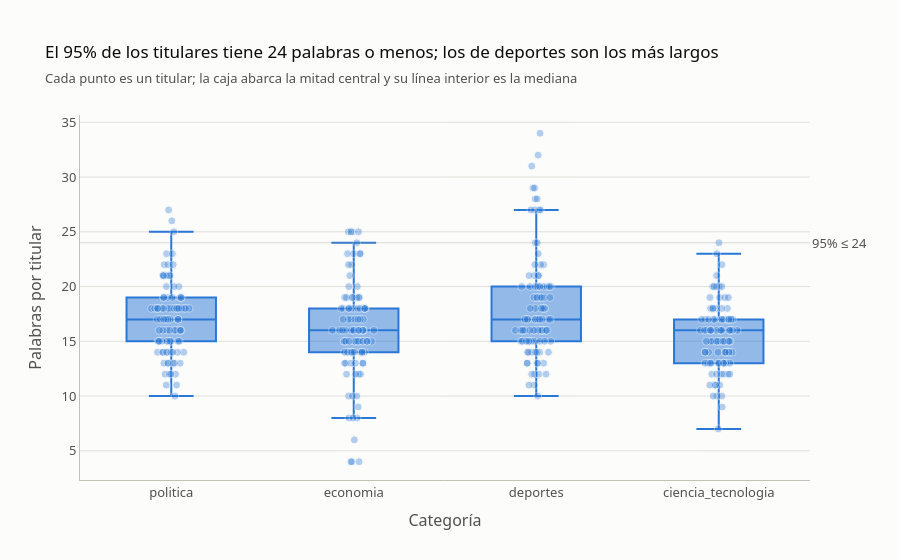

Write notebook code for a chart like this one.
### Markdown cell above
### Gráfico 2 · ¿Qué tan largos son los titulares?

El largo sirve para fijar la longitud máxima de entrada del Transformer en la Parte 2. Aquí se cuenta en palabras; el modelo trabaja con tokens, que serán algo más numerosos.

### Code cell
largo = noticias.assign(palabras=noticias["titular"].str.split().str.len())
p95 = int(largo["palabras"].quantile(0.95))
mas_largos = largo.groupby("etiqueta")["palabras"].mean().idxmax()

fig = px.box(largo, x="etiqueta", y="palabras", points="all", hover_data=["titular"],
             category_orders={"etiqueta": CATEGORIAS}, color_discrete_sequence=[AZUL],
             title=f"El 95% de los titulares tiene {p95} palabras o menos; los de {mas_largos} son los más largos",
             labels={"etiqueta": "Categoría", "palabras": "Palabras por titular"})
fig.update_traces(jitter=0.5, pointpos=0, marker=dict(size=8, opacity=0.35, line=dict(width=1, color="#fcfcfb")))
fig.add_hline(y=p95, line_width=1, line_color="#898781",
              annotation_text=f"95% ≤ {p95}", annotation_position="right", annotation_font_color="#52514e")
mostrar(fig, "Cada punto es un titular; la caja abarca la mitad central y su línea interior es la mediana")

### Figure 1 — Plotly figure (JSON) as saved in the notebook; plotly's stock layout.template omitted (floating-point values rounded to 4 significant figures; data arrays with more than 128 entries replaced by an {"elided": "..."} marker saying what was removed)
{"data": [{"alignmentgroup": "True", "boxpoints": "all", "customdata": {"elided": "384x1 str values"}, "hovertemplate": "Categoría=%{x}<br>Palabras por titular=%{y}<br>titular=%{customdata[0]}<extra></extra>", "jitter": 0.5, "legendgroup": "", "marker": {"color": "#2a78d6", "line": {"color": "#fcfcfb", "width": 1}, "opacity": 0.35, "size": 8}, "name": "", "notched": false, "offsetgroup": "", "orientation": "v", "pointpos": 0, "showlegend": false, "type": "box", "x": {"elided": "384 str values"}, "x0": " ", "xaxis": "x", "y": {"elided": "384 int values"}, "y0": " ", "yaxis": "y"}], "layout": {"annotations": [{"font": {"color": "#52514e"}, "showarrow": false, "text": "95% ≤ 24", "x": 1, "xanchor": "left", "xref": "x domain", "y": 24, "yanchor": "middle", "yref": "y"}], "barcornerradius": 4, "bargap": 0.35, "boxmode": "group", "font": {"color": "#0b0b0b", "family": "system-ui, 'Segoe UI', sans-serif", "size": 13}, "legend": {"tracegroupgap": 0}, "margin": {"r": 90, "t": 115}, "paper_bgcolor": "#fcfcfb", "plot_bgcolor": "#fcfcfb", "shapes": [{"line": {"color": "#898781", "width": 1}, "type": "line", "x0": 0, "x1": 1, "xref": "x domain", "y0": 24, "y1": 24, "yref": "y"}], "title": {"font": {"size": 17}, "subtitle": {"font": {"color": "#52514e", "size": 13}, "text": "Cada punto es un titular; la caja abarca la mitad central y su línea interior es la mediana"}, "text": "El 95% de los titulares tiene 24 palabras o menos; los de deportes son los más largos"}, "xaxis": {"anchor": "y", "categoryarray": ["politica", "economia", "deportes", "ciencia_tecnologia"], "categoryorder": "array", "domain": [0, 1], "linecolor": "#c3c2b7", "tickfont": {"color": "#52514e"}, "ticks": "", "title": {"font": {"color": "#52514e"}, "text": "Categoría"}}, "yaxis": {"anchor": "x", "domain": [0, 1], "gridcolor": "#e1e0d9", "linecolor": "#c3c2b7", "showgrid": true, "tickfont": {"color": "#52514e"}, "ticks": "", "title": {"font": {"color": "#52514e"}, "text": "Palabras por titular"}}}}
